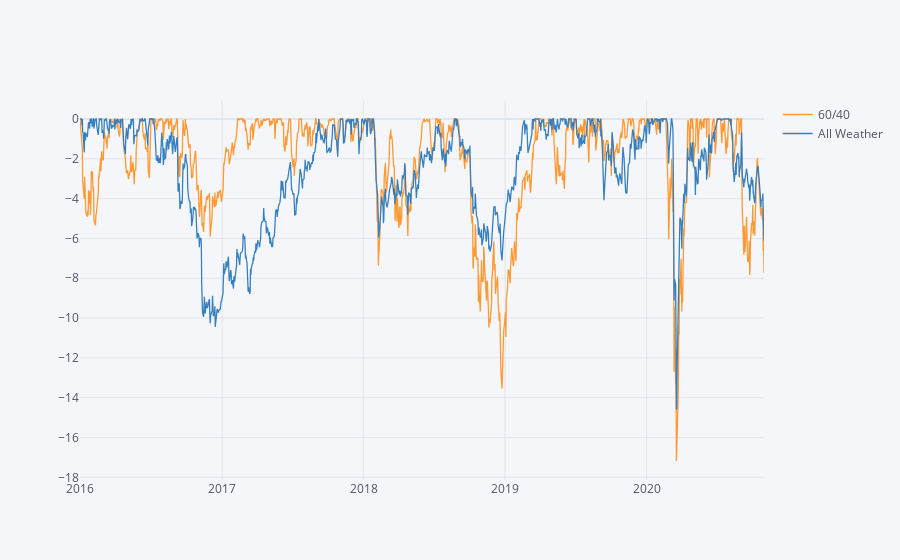

Write notebook code for a chart like this one.
### Code cell
aw_64.line_plot('Drawdown', '60/40 VS All Weather Drawdown', 'linear')

### Figure 1 — Plotly figure (JSON) as saved in the notebook; plotly's stock layout.template omitted (floating-point values rounded to 4 significant figures; data arrays with more than 128 entries replaced by an {"elided": "..."} marker saying what was removed)
{"data": [{"line": {"color": "rgba(255, 153, 51, 1.0)", "dash": "solid", "shape": "linear", "width": 1.3}, "mode": "lines", "name": "60/40", "text": "", "type": "scatter", "x": {"elided": "1218 str values"}, "y": {"elided": "1218 float values"}}, {"line": {"color": "rgba(55, 128, 191, 1.0)", "dash": "solid", "shape": "linear", "width": 1.3}, "mode": "lines", "name": "All Weather", "text": "", "type": "scatter", "x": {"elided": "1218 str values"}, "y": {"elided": "1218 float values"}}], "layout": {"legend": {"bgcolor": "#F5F6F9", "font": {"color": "#4D5663"}}, "paper_bgcolor": "#F5F6F9", "plot_bgcolor": "#F5F6F9", "title": {"font": {"color": "#4D5663"}}, "xaxis": {"gridcolor": "#E1E5ED", "showgrid": true, "tickfont": {"color": "#4D5663"}, "title": {"font": {"color": "#4D5663"}, "text": ""}, "zerolinecolor": "#E1E5ED"}, "yaxis": {"gridcolor": "#E1E5ED", "showgrid": true, "tickfont": {"color": "#4D5663"}, "title": {"font": {"color": "#4D5663"}, "text": ""}, "zerolinecolor": "#E1E5ED"}}}
